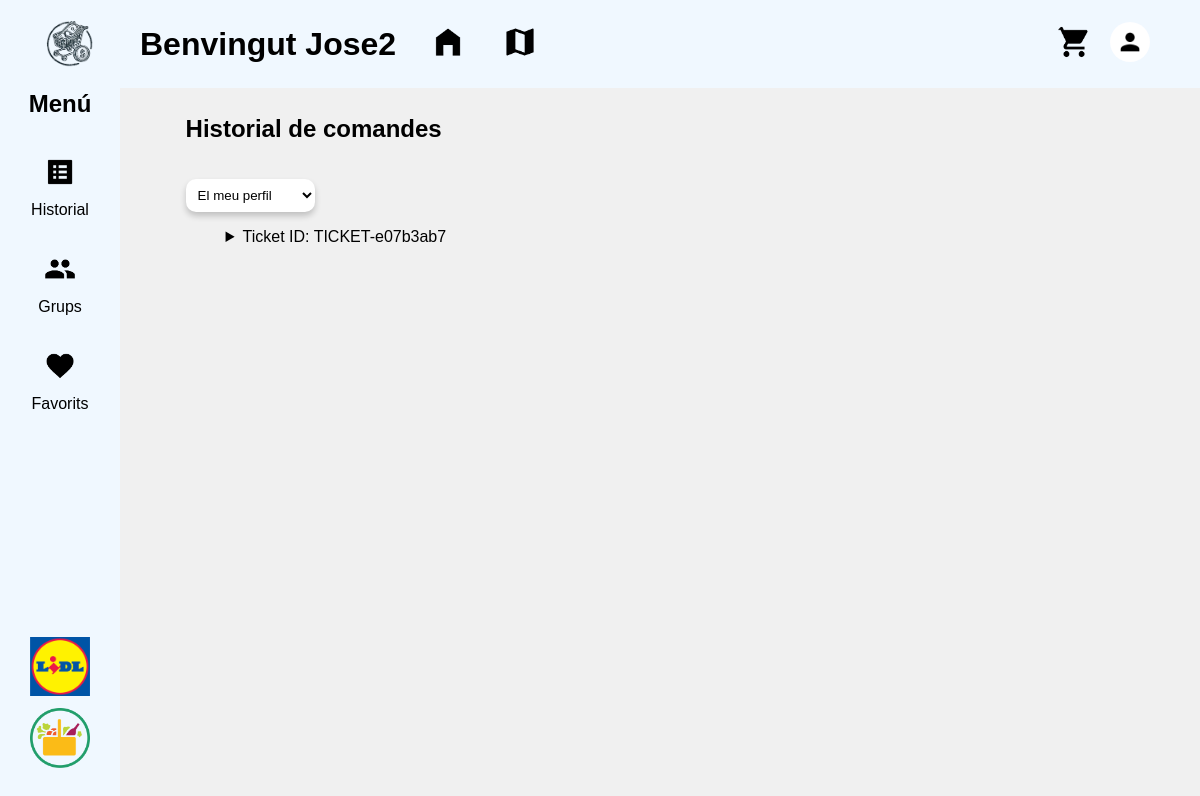
The page /history/4/ (signed in) on the database as committed earlier.
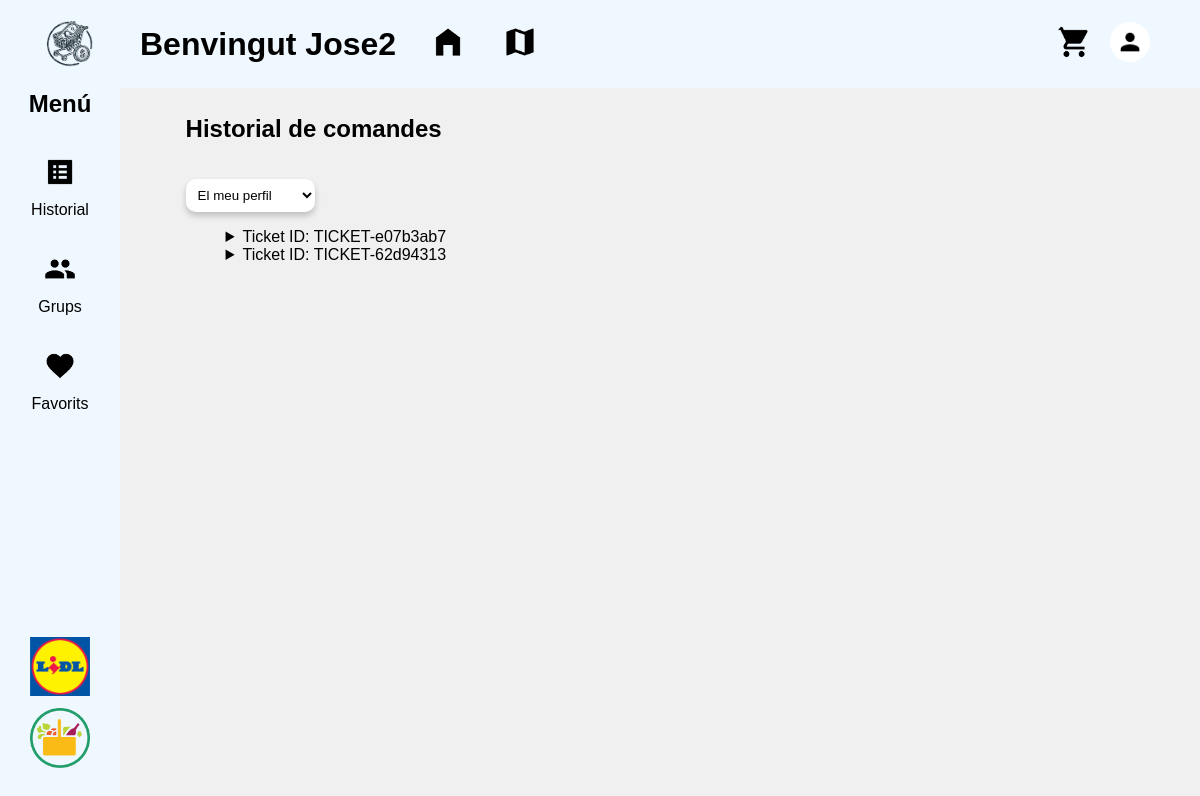
The same page on the database as committed later.
### app/models.py (models this page shows, shortened)
class history(models.Model):
    user = models.ForeignKey(User, on_delete=models.CASCADE)
    group_id = models.ForeignKey(GrupFamiliar, on_delete=models.CASCADE, null=True, blank=True)
    ticket_id = models.CharField(max_length=255)
    products = models.JSONField(default=list)
    date = models.DateTimeField(auto_now_add=True)

### app/views.py (the view)
# urls.py: path('history/', views.history, name="history"),
@login_required
def history(request, group_id=None):
    if request.method == "GET":
        if group_id and group_id != "user":
            group = GrupFamiliar.objects.get(id=group_id)
            history_items = History.objects.filter(user=request.user, group_id=group)
        else:
            history_items = History.objects.filter(user=request.user, group_id=None)
        cart_items = ShoppingCartList.objects.filter(user=request.user, group_id=group_id if group_id != "user" else None)
        cart_item_ids = list(cart_items.values_list("product_id", flat=True))
        user_groups = UsuarioGrupo.objects.filter(user=request.user).select_related('group')
        groups = [user_group.group for user_group in user_groups]
        return render(request, "history.html", {
            "history": history_items,
            "cartItems": cart_item_ids,
            "groups": groups
        })

### app/templates/history.html (shortened to what this page needs)
<!DOCTYPE html>
<html lang="en">
<head>
</head>
<body>
    {% extends 'layouts/navbars.html' %}
    {% block content %}
    {% load static %}
    <div class="content">
        <form method="post">
            {% if history %}
                <h2>Historial de comandes</h2>
                <select class="groupsDropdown" id="groupsDropdown" onchange="refreshGroupTickets(this.value)">
                    <option value="user">El meu perfil</option>
                </select>
                <div id="ticketsContainer">
                    <ul>
                        {% for history in history %}
                        <details>
                            <summary>Ticket ID: {{ history.ticket_id }}</summary>
                        </details>
                        {% endfor %}
                    </ul>
                </div>
            {% else %}
            <div id="ticketsContainer">
                <h2>No hi ha historial de comandes.</h2>
            </div>
            {% endif %}
        </form>
    </div>
    {% endblock %}

Rows that differ between the two databases and show on the page:
added history: ticket_id "TICKET-62d94313"
